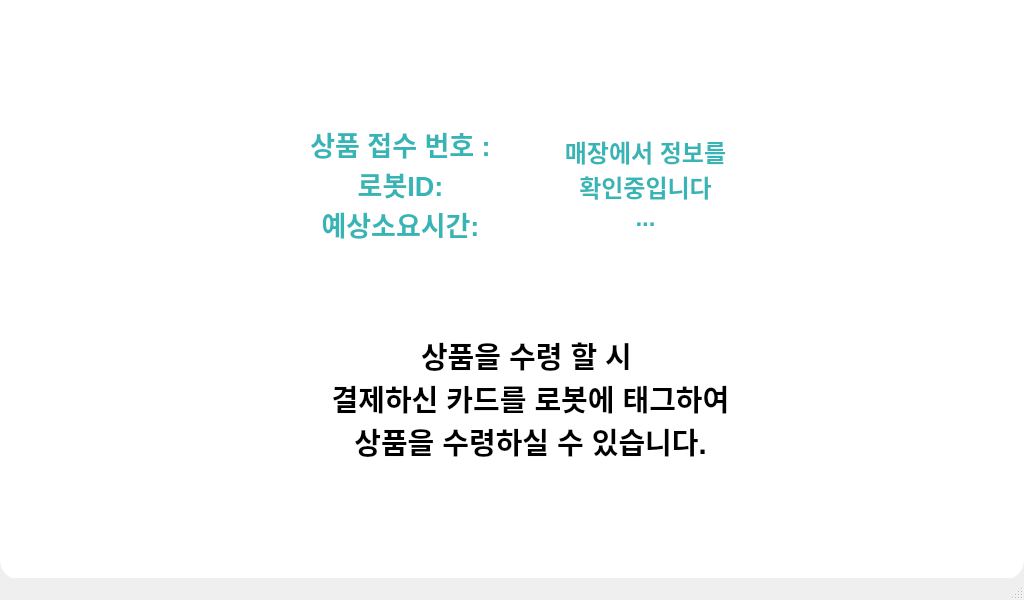
<?xml version="1.0" encoding="UTF-8"?>
<ui version="4.0">
 <class>infoWindow</class>
 <widget class="QMainWindow" name="infoWindow">
  <property name="geometry">
   <rect>
    <x>0</x>
    <y>0</y>
    <width>1024</width>
    <height>600</height>
   </rect>
  </property>
  <property name="windowTitle">
   <string>MainWindow</string>
  </property>
  <widget class="QWidget" name="centralwidget">
   <widget class="QLabel" name="storeLabel">
    <property name="geometry">
     <rect>
      <x>0</x>
      <y>-20</y>
      <width>1024</width>
      <height>600</height>
     </rect>
    </property>
    <property name="styleSheet">
     <string notr="true">background-color: rgba( 255, 255, 255); border-radius: 20px</string>
    </property>
    <property name="text">
     <string/>
    </property>
   </widget>
   <widget class="QTextEdit" name="textEdit_2">
    <property name="geometry">
     <rect>
      <x>500</x>
      <y>130</y>
      <width>291</width>
      <height>191</height>
     </rect>
    </property>
    <property name="styleSheet">
     <string notr="true">color:rgb(55, 181, 182);background-color: rgb(255,255,255); border-radius: 20px</string>
    </property>
    <property name="html">
     <string>&lt;!DOCTYPE HTML PUBLIC &quot;-//W3C//DTD HTML 4.0//EN&quot; &quot;http://www.w3.org/TR/REC-html40/strict.dtd&quot;&gt;
&lt;html&gt;&lt;head&gt;&lt;meta name=&quot;qrichtext&quot; content=&quot;1&quot; /&gt;&lt;style type=&quot;text/css&quot;&gt;
p, li { white-space: pre-wrap; }
&lt;/style&gt;&lt;/head&gt;&lt;body style=&quot; font-family:'Ubuntu'; font-size:11pt; font-weight:400; font-style:normal;&quot;&gt;
&lt;p align=&quot;center&quot; style=&quot; margin-top:0px; margin-bottom:0px; margin-left:0px; margin-right:0px; -qt-block-indent:0; text-indent:0px;&quot;&gt;&lt;span style=&quot; font-size:18pt; font-weight:600;&quot;&gt;매장에서 정보를 &lt;br /&gt;확인중입니다&lt;br /&gt;...&lt;/span&gt;&lt;/p&gt;&lt;/body&gt;&lt;/html&gt;</string>
    </property>
   </widget>
   <widget class="QTextEdit" name="textEdit_5">
    <property name="geometry">
     <rect>
      <x>320</x>
      <y>330</y>
      <width>421</width>
      <height>161</height>
     </rect>
    </property>
    <property name="styleSheet">
     <string notr="true">color:rgb(0, 0, 0);background-color: rgb(255,255,255); border-radius: 20px</string>
    </property>
    <property name="html">
     <string>&lt;!DOCTYPE HTML PUBLIC &quot;-//W3C//DTD HTML 4.0//EN&quot; &quot;http://www.w3.org/TR/REC-html40/strict.dtd&quot;&gt;
&lt;html&gt;&lt;head&gt;&lt;meta name=&quot;qrichtext&quot; content=&quot;1&quot; /&gt;&lt;style type=&quot;text/css&quot;&gt;
p, li { white-space: pre-wrap; }
&lt;/style&gt;&lt;/head&gt;&lt;body style=&quot; font-family:'Ubuntu'; font-size:11pt; font-weight:400; font-style:normal;&quot;&gt;
&lt;p align=&quot;center&quot; style=&quot; margin-top:0px; margin-bottom:0px; margin-left:0px; margin-right:0px; -qt-block-indent:0; text-indent:0px;&quot;&gt;&lt;span style=&quot; font-size:22pt; font-weight:600;&quot;&gt;상품을 수령 할 시 &lt;/span&gt;&lt;/p&gt;
&lt;p align=&quot;center&quot; style=&quot; margin-top:0px; margin-bottom:0px; margin-left:0px; margin-right:0px; -qt-block-indent:0; text-indent:0px;&quot;&gt;&lt;span style=&quot; font-size:22pt; font-weight:600;&quot;&gt;결제하신 카드를 로봇에 태그하여&lt;/span&gt;&lt;/p&gt;
&lt;p align=&quot;center&quot; style=&quot; margin-top:0px; margin-bottom:0px; margin-left:0px; margin-right:0px; -qt-block-indent:0; text-indent:0px;&quot;&gt;&lt;span style=&quot; font-size:22pt; font-weight:600;&quot;&gt;상품을 수령하실 수 있습니다.&lt;/span&gt;&lt;/p&gt;&lt;/body&gt;&lt;/html&gt;</string>
    </property>
   </widget>
   <widget class="QTextEdit" name="textEdit_3">
    <property name="geometry">
     <rect>
      <x>290</x>
      <y>120</y>
      <width>221</width>
      <height>191</height>
     </rect>
    </property>
    <property name="styleSheet">
     <string notr="true">color:rgb(55, 181, 182);background-color: rgb(255,255,255); border-radius: 20px</string>
    </property>
    <property name="html">
     <string>&lt;!DOCTYPE HTML PUBLIC &quot;-//W3C//DTD HTML 4.0//EN&quot; &quot;http://www.w3.org/TR/REC-html40/strict.dtd&quot;&gt;
&lt;html&gt;&lt;head&gt;&lt;meta name=&quot;qrichtext&quot; content=&quot;1&quot; /&gt;&lt;style type=&quot;text/css&quot;&gt;
p, li { white-space: pre-wrap; }
&lt;/style&gt;&lt;/head&gt;&lt;body style=&quot; font-family:'Ubuntu'; font-size:11pt; font-weight:400; font-style:normal;&quot;&gt;
&lt;p align=&quot;center&quot; style=&quot; margin-top:0px; margin-bottom:0px; margin-left:0px; margin-right:0px; -qt-block-indent:0; text-indent:0px;&quot;&gt;&lt;span style=&quot; font-size:20pt; font-weight:600;&quot;&gt;상품 접수 번호 :&lt;/span&gt;&lt;/p&gt;
&lt;p align=&quot;center&quot; style=&quot; margin-top:0px; margin-bottom:0px; margin-left:0px; margin-right:0px; -qt-block-indent:0; text-indent:0px;&quot;&gt;&lt;span style=&quot; font-size:20pt; font-weight:600;&quot;&gt;로봇ID:&lt;/span&gt;&lt;/p&gt;
&lt;p align=&quot;center&quot; style=&quot; margin-top:0px; margin-bottom:0px; margin-left:0px; margin-right:0px; -qt-block-indent:0; text-indent:0px;&quot;&gt;&lt;span style=&quot; font-size:20pt; font-weight:600;&quot;&gt;예상소요시간:&lt;/span&gt;&lt;/p&gt;&lt;/body&gt;&lt;/html&gt;</string>
    </property>
   </widget>
  </widget>
  <widget class="QMenuBar" name="menubar">
   <property name="geometry">
    <rect>
     <x>0</x>
     <y>0</y>
     <width>1024</width>
     <height>22</height>
    </rect>
   </property>
  </widget>
  <widget class="QStatusBar" name="statusbar"/>
 </widget>
 <resources/>
 <connections/>
</ui>
